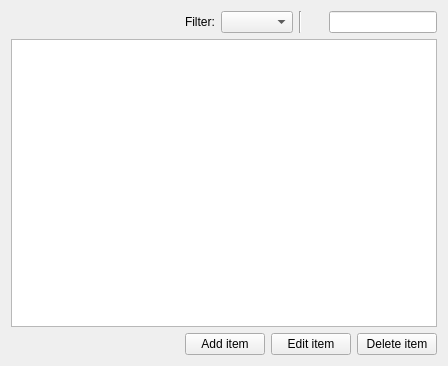
<?xml version="1.0" encoding="UTF-8"?>
<ui version="4.0">
 <class>StandardTab</class>
 <widget class="QWidget" name="StandardTab">
  <property name="geometry">
   <rect>
    <x>0</x>
    <y>0</y>
    <width>448</width>
    <height>366</height>
   </rect>
  </property>
  <property name="windowTitle">
   <string>Form</string>
  </property>
  <layout class="QVBoxLayout" name="verticalLayout">
   <item>
    <layout class="QHBoxLayout" name="horizontalLayout">
     <item>
      <spacer name="horizontalSpacer">
       <property name="orientation">
        <enum>Qt::Horizontal</enum>
       </property>
       <property name="sizeHint" stdset="0">
        <size>
         <width>40</width>
         <height>20</height>
        </size>
       </property>
      </spacer>
     </item>
     <item>
      <widget class="QLabel" name="label_filter">
       <property name="text">
        <string>Filter:</string>
       </property>
      </widget>
     </item>
     <item>
      <widget class="QComboBox" name="filterComboBox"/>
     </item>
     <item>
      <widget class="Line" name="line">
       <property name="orientation">
        <enum>Qt::Vertical</enum>
       </property>
      </widget>
     </item>
     <item>
      <widget class="QLabel" name="label">
       <property name="minimumSize">
        <size>
         <width>15</width>
         <height>15</height>
        </size>
       </property>
       <property name="maximumSize">
        <size>
         <width>15</width>
         <height>15</height>
        </size>
       </property>
       <property name="text">
        <string/>
       </property>
       <property name="pixmap">
        <pixmap resource="../../icons/icons.qrc">:/search_icon</pixmap>
       </property>
       <property name="scaledContents">
        <bool>true</bool>
       </property>
      </widget>
     </item>
     <item>
      <widget class="ButtonLineEdit" name="searchInput">
       <property name="sizePolicy">
        <sizepolicy hsizetype="Minimum" vsizetype="Fixed">
         <horstretch>0</horstretch>
         <verstretch>0</verstretch>
        </sizepolicy>
       </property>
      </widget>
     </item>
    </layout>
   </item>
   <item>
    <widget class="ProxyElementTableView" name="dataView">
     <property name="contextMenuPolicy">
      <enum>Qt::CustomContextMenu</enum>
     </property>
     <property name="editTriggers">
      <set>QAbstractItemView::NoEditTriggers</set>
     </property>
     <property name="sortingEnabled">
      <bool>true</bool>
     </property>
     <attribute name="horizontalHeaderVisible">
      <bool>true</bool>
     </attribute>
     <attribute name="verticalHeaderVisible">
      <bool>false</bool>
     </attribute>
     <attribute name="verticalHeaderHighlightSections">
      <bool>false</bool>
     </attribute>
    </widget>
   </item>
   <item>
    <layout class="QHBoxLayout" name="horizontalLayout_2">
     <item>
      <spacer name="horizontalSpacer_2">
       <property name="orientation">
        <enum>Qt::Horizontal</enum>
       </property>
       <property name="sizeHint" stdset="0">
        <size>
         <width>40</width>
         <height>20</height>
        </size>
       </property>
      </spacer>
     </item>
     <item>
      <widget class="QPushButton" name="addItemButton">
       <property name="text">
        <string>Add item</string>
       </property>
      </widget>
     </item>
     <item>
      <widget class="QPushButton" name="editItemButton">
       <property name="text">
        <string>Edit item</string>
       </property>
      </widget>
     </item>
     <item>
      <widget class="QPushButton" name="deleteItemButton">
       <property name="text">
        <string>Delete item</string>
       </property>
      </widget>
     </item>
    </layout>
   </item>
  </layout>
 </widget>
 <customwidgets>
  <customwidget>
   <class>ProxyElementTableView</class>
   <extends>QTableView</extends>
   <header>GEMEditor.widgets.views</header>
  </customwidget>
  <customwidget>
   <class>ButtonLineEdit</class>
   <extends>QLineEdit</extends>
   <header>GEMEditor.widgets.gui</header>
  </customwidget>
 </customwidgets>
 <resources>
  <include location="../../icons/icons.qrc"/>
 </resources>
 <connections>
  <connection>
   <sender>addItemButton</sender>
   <signal>clicked()</signal>
   <receiver>StandardTab</receiver>
   <slot>addItemSlot()</slot>
   <hints>
    <hint type="sourcelabel">
     <x>239</x>
     <y>341</y>
    </hint>
    <hint type="destinationlabel">
     <x>254</x>
     <y>359</y>
    </hint>
   </hints>
  </connection>
  <connection>
   <sender>editItemButton</sender>
   <signal>clicked()</signal>
   <receiver>StandardTab</receiver>
   <slot>editItemSlot()</slot>
   <hints>
    <hint type="sourcelabel">
     <x>309</x>
     <y>340</y>
    </hint>
    <hint type="destinationlabel">
     <x>352</x>
     <y>364</y>
    </hint>
   </hints>
  </connection>
  <connection>
   <sender>deleteItemButton</sender>
   <signal>clicked()</signal>
   <receiver>StandardTab</receiver>
   <slot>deleteItemSlot()</slot>
   <hints>
    <hint type="sourcelabel">
     <x>429</x>
     <y>354</y>
    </hint>
    <hint type="destinationlabel">
     <x>463</x>
     <y>364</y>
    </hint>
   </hints>
  </connection>
  <connection>
   <sender>dataView</sender>
   <signal>customContextMenuRequested(QPoint)</signal>
   <receiver>StandardTab</receiver>
   <slot>showContextMenu(QPoint)</slot>
   <hints>
    <hint type="sourcelabel">
     <x>339</x>
     <y>135</y>
    </hint>
    <hint type="destinationlabel">
     <x>576</x>
     <y>165</y>
    </hint>
   </hints>
  </connection>
  <connection>
   <sender>dataView</sender>
   <signal>doubleClicked(QModelIndex)</signal>
   <receiver>StandardTab</receiver>
   <slot>editItemSlot()</slot>
   <hints>
    <hint type="sourcelabel">
     <x>361</x>
     <y>233</y>
    </hint>
    <hint type="destinationlabel">
     <x>477</x>
     <y>277</y>
    </hint>
   </hints>
  </connection>
 </connections>
 <slots>
  <slot>addItemSlot()</slot>
  <slot>editItemSlot()</slot>
  <slot>deleteItemSlot()</slot>
  <slot>showContextMenu(QPoint)</slot>
 </slots>
</ui>
